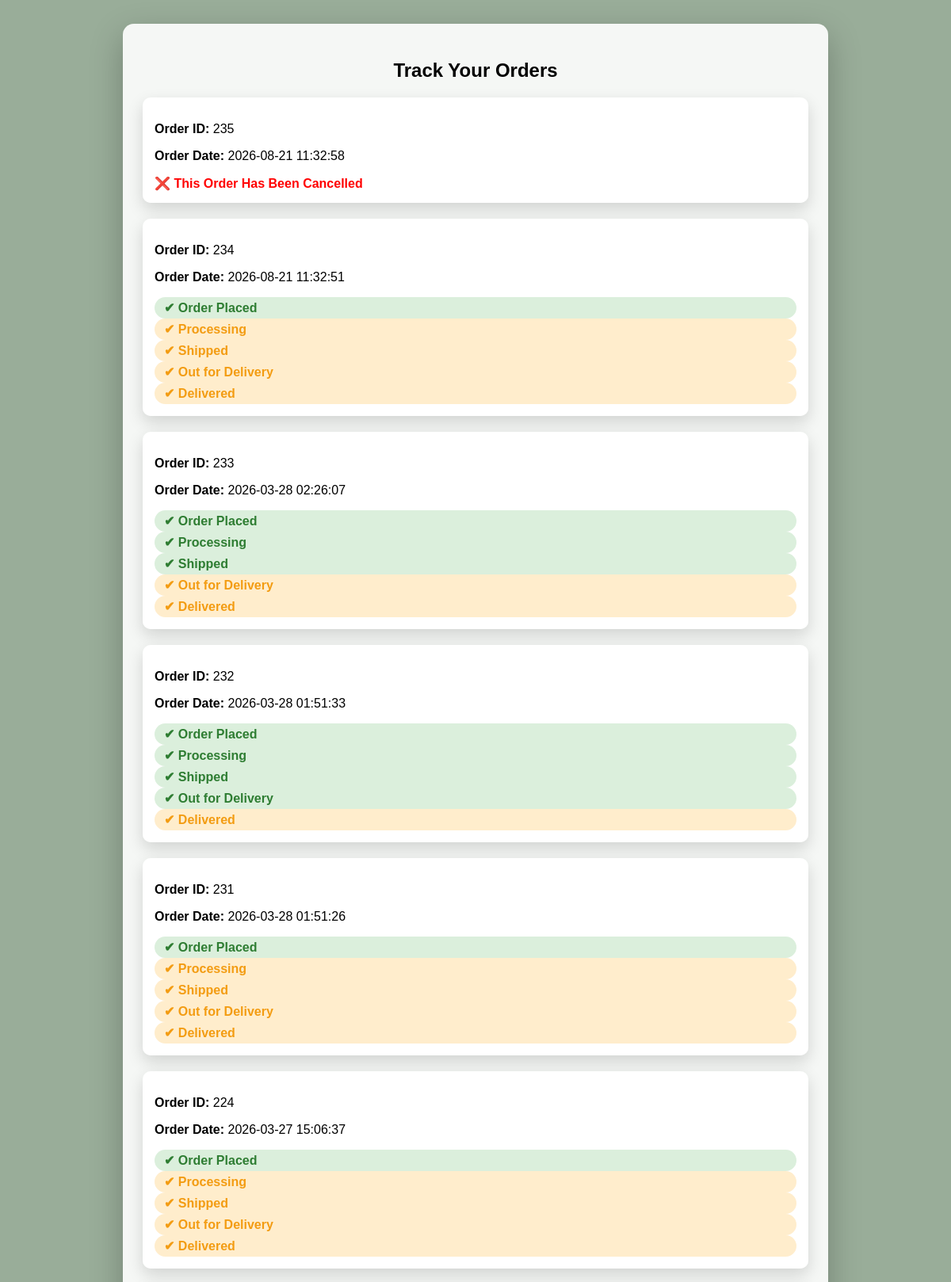
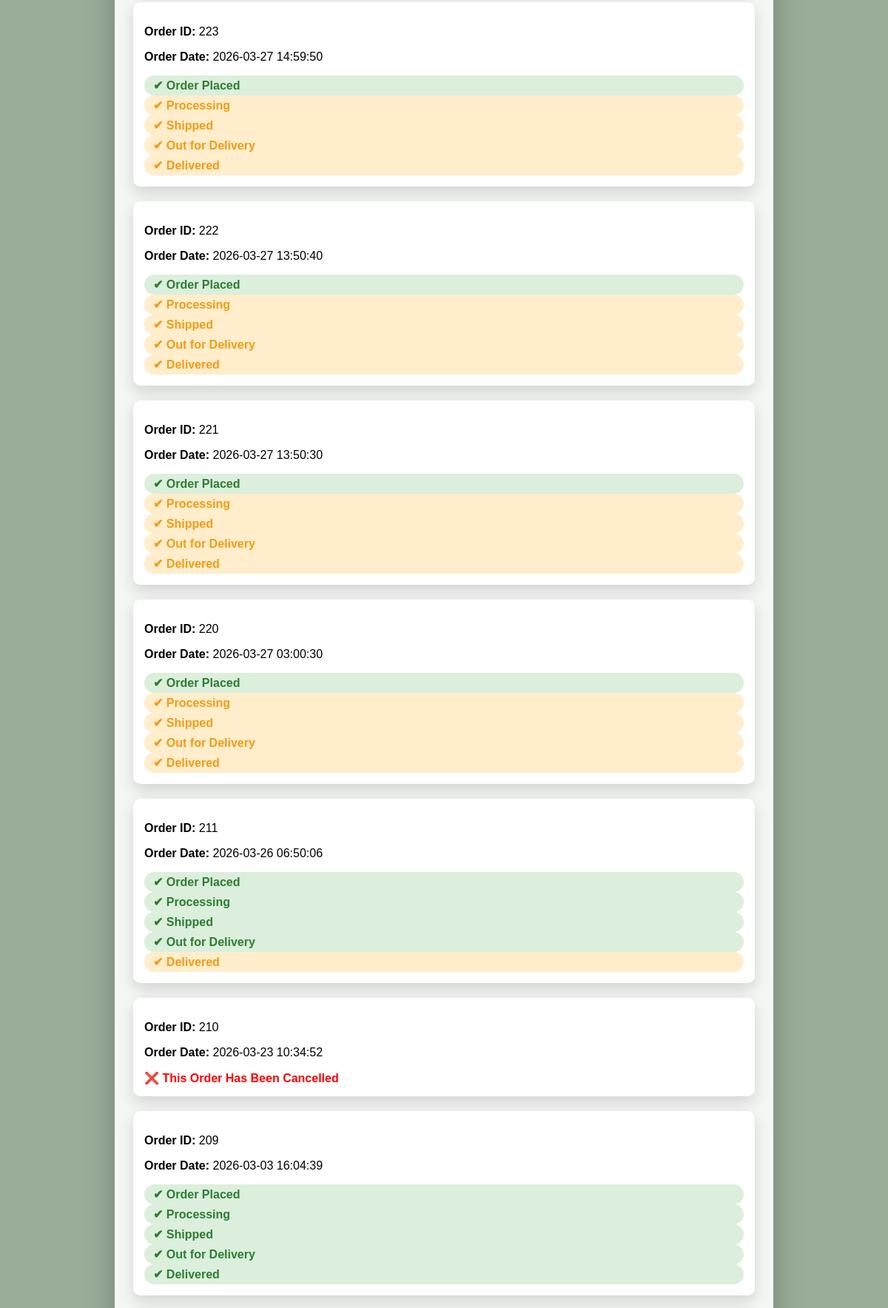
Page /track_order.php (signed in, upper part) on the committed database (2 pictures, top to bottom).
### tables this page shows
CREATE TABLE `orders` (
  `id` int(11) NOT NULL,
  `user_id` int(11) DEFAULT NULL,
  `total_amount` decimal(10,2) DEFAULT NULL,
  `order_date` timestamp NULL DEFAULT current_timestamp(),
  `status` varchar(50) DEFAULT 'Pending',
  `delivery_address` text NOT NULL,
  `phone` varchar(15) NOT NULL,
  `payment_method` varchar(50) NOT NULL DEFAULT 'COD',
  `payment_status` varchar(50) NOT NULL DEFAULT 'Pending'
);

### track_order.php (the view, shortened to what this page needs)
<?php
include("db_connect.php");
$user_id = $_SESSION['user_id'];
function showStatus($current, $step) {
    $steps = ["Order Placed","Processing","Shipped","Out for Delivery","Delivered"];
    return array_search($current, $steps) >= array_search($step, $steps)
        ? "done" : "pending";
}
?>
<!DOCTYPE html>
<html>
<head>
</head>
<body>
<div class="container">
    <h2 align="center">Track Your Orders</h2>
<?php
$sql = "SELECT * FROM orders WHERE user_id='$user_id' ORDER BY id DESC";
$result = mysqli_query($conn, $sql);
if (mysqli_num_rows($result) > 0) {
    while ($row = mysqli_fetch_assoc($result)) {
        $order_id = $row['id'];
        $status   = $row['status'];
?>
<div class="order-box">
    <p><strong>Order ID:</strong> <?= $order_id ?></p>
    <p><strong>Order Date:</strong> <?= $row['order_date'] ?></p>
    <?php if ($status == "Cancelled") { ?>
<div style="color:red; font-weight:bold;">
    ❌ This Order Has Been Cancelled
</div>
<?php } else { ?>
<div class="<?= showStatus($status,'Order Placed') ?>">✔ Order Placed</div>
<div class="<?= showStatus($status,'Processing') ?>">✔ Processing</div>
<div class="<?= showStatus($status,'Shipped') ?>">✔ Shipped</div>
<div class="<?= showStatus($status,'Out for Delivery') ?>">✔ Out for Delivery</div>
<div class="<?= showStatus($status,'Delivered') ?>">✔ Delivered</div>
<?php } ?>
</div>
<?php
    }
} else {
    echo "<p>No orders found.</p>";
}
?>
</div>
</body>
</html>

### track_order.php (style rules this page uses)
body { font-family: Arial; background: transparent; }
.container { width: 70%; margin: 30px auto; background: rgba(255,255,255,0.9); padding: 25px; border-radius: 14px; box-shadow: 0 15px 40px rgba(0,0,0,0.25); backdrop-filter: blur(10px); }
.order-box { border: none; padding: 15px; margin-bottom: 20px; border-radius: 10px; background: rgba(255,255,255,0.95); box-shadow: 0 8px 20px rgba(0,0,0,0.15); transition: 0.3s; }
.done { color: #2e7d32; font-weight: bold; padding: 4px 12px; border-radius: 20px; background: rgba(76,175,80,0.2); }
.pending { color: #f39c12; font-weight: bold; padding: 4px 12px; border-radius: 20px; background: rgba(255,165,0,0.2); }

### global_style.php (style rules this page uses)
html, body { height: 100%; margin: 0; padding: 0; }
body { font-family: 'Poppins', sans-serif; background: url('images/bg.jpg') no-repeat center center fixed; background-size: cover; }
body::before { content: ""; position: fixed; top: 0; left: 0; width: 100%; height: 100%; background: rgba(0, 50, 0, 0.4); z-index: -1; pointer-events: none; }
html { scroll-behavior: smooth; }

### rows in the picture
orders: id "235", order_date "2026-08-21 11:32:58", status "❌ This Order Has Been Cancelled"
orders: id "234", order_date "2026-08-21 11:32:51"
orders: id "233", order_date "2026-03-28 02:26:07"
orders: id "232", order_date "2026-03-28 01:51:33"
orders: id "231", order_date "2026-03-28 01:51:26"
orders: id "224", order_date "2026-03-27 15:06:37"
orders: id "223", order_date "2026-03-27 14:59:50"
orders: id "222", order_date "2026-03-27 13:50:40"
orders: id "221", order_date "2026-03-27 13:50:30"
orders: id "220", order_date "2026-03-27 03:00:30"
orders: id "211", order_date "2026-03-26 06:50:06"
orders: id "210", order_date "2026-03-23 10:34:52", status "❌ This Order Has Been Cancelled"
orders: id "209", order_date "2026-03-03 16:04:39"
